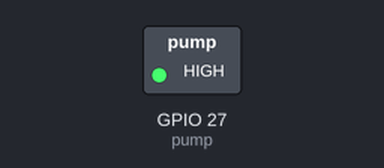
A sketch run on a simulated ESP32. On the bench: switched loads named in the sketch (green lamp = pin HIGH).

Above: at 2.0 s.
At 5.0 s:
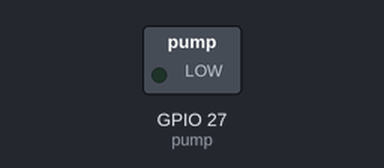
Timing chart, 0 to 7.8 s (numbered marks = the images above):
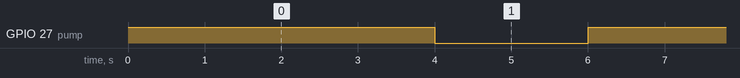

Measured:
- by itself, GPIO 27 (pump): alternates HIGH for 4.0 s and LOW for 2.0 s

The sketch:

motor.ino
```cpp
#define pump 27  // relay control motor
void setup() {
  Serial.begin(9600);
  pinMode (pump, OUTPUT);

}

void loop() {
  digitalWrite(pump,HIGH);
  delay(4000);
  digitalWrite(pump,LOW);
  delay(2000);

}
```
